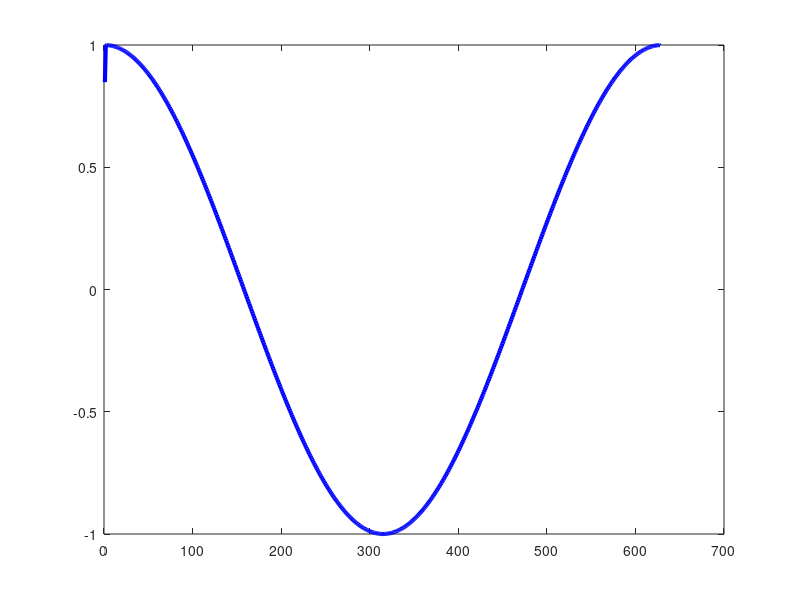
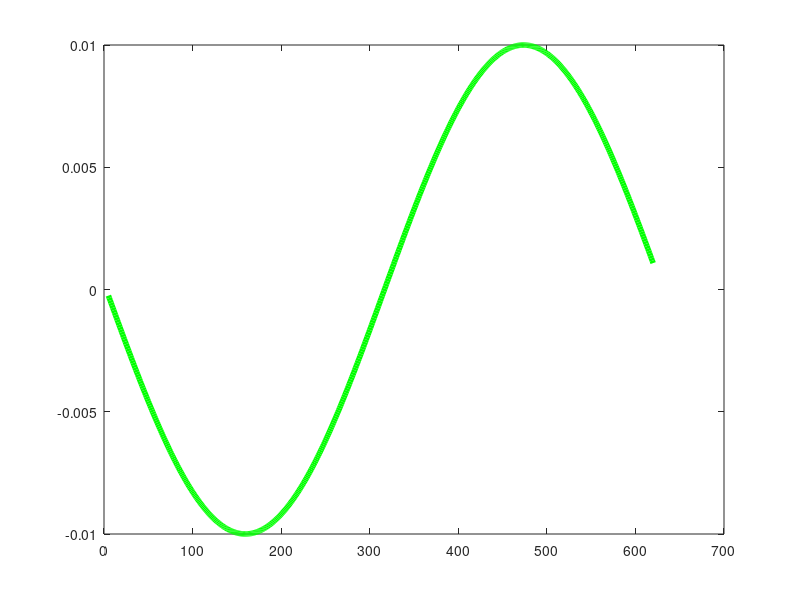

Write MATLAB code to recreate these figures, in order.
x = 0:1:628;
l = cos(x/100);
plot(x,l)
pause;

% Construct blurring window.
windowWidth = int16(5);
halfWidth = windowWidth / 2;
Sigma = 3.5;
gaussFilter = gausswin(5,Sigma);
gaussFilter = gaussFilter / sum(gaussFilter); % Normalize.

% Smoothen
smoothedVector = conv(l,gaussFilter);

% Plot the smoothened vector
hold on;
plot(smoothedVector(halfWidth:end-halfWidth), 'b-', 'linewidth', 3);
pause;

% Derivative
Y = diff(smoothedVector);
% hold on;
figure;
z=5:620;
plot(z,Y(z),'g-', 'linewidth', 4);

% Solution:
%  The derivative of cosine function is the sine function and hence,
%  rate of change is maximum at odd multiples of pi/2. 
%  The edge will be found periodically at every odd multiples of pi/2
